Frame 1 (no input): blank canvas, image omitted
Frame 60 (no input): blank canvas, image omitted
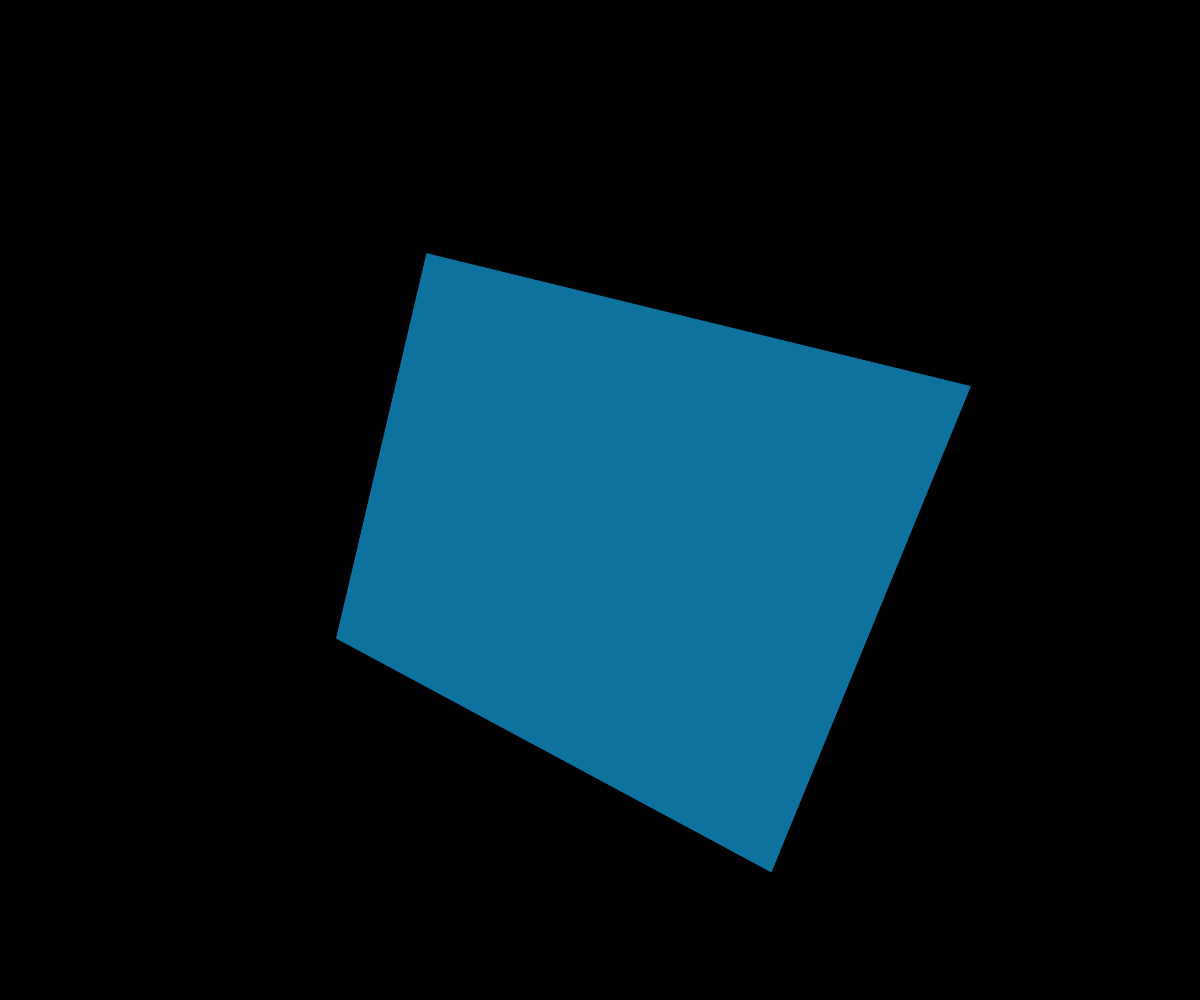
Frame 120 (the mouse pressed at the canvas centre since frame 60)

The p5.js sketch whose frames 1 and 60 were blank and that drew this single picture after the mouse press (run headless with seeded random() and noise() and a simulated clock; from frame 60 on, the mouse is pressed at the canvas centre):

// p5.js sketch
// ── sketch.js

let colours= [];
let shapes = [];

function setup() {
  createCanvas(windowWidth, windowHeight);
  colours = [color(174, 81, 78), color(221, 198, 77), color(14, 114, 158)];
  
}

function draw() {
  background(0);
  // noStroke();
  for(let shape of shapes){
    shape.show();
  }

}


class CustomShape{
  constructor(x,y, n){
    this.p = createVector(x,y);
    this.n = n;
    this.rot = random(TWO_PI);
    this.vertices = []
    this.colour = random(colours);
    for(let i = 0; i < this.n; i++){
      let baseAngle = i*TWO_PI/this.n;
      let a = baseAngle + random(-PI/6, PI/6);
      let r = random(0.25*height, 0.45*height);
      this.vertices.push(createVector(r*cos(a), r*sin(a)));
    }
  }

  show(){
    fill(this.colour);
    push();
      translate(this.p.x, this.p.y);
      rotate(this.rot);
      beginShape();
        for(let v of this.vertices){
          vertex(v.x, v.y);
        }
      endShape(CLOSE);

    pop();
  }
}

function mousePressed(){
  if(random() < 0.2) {
    n = 3;
  } else {
    
    n = 4;
  }
  console.log(n);
  shapes.push(new CustomShape(mouseX, mouseY, n));
}
